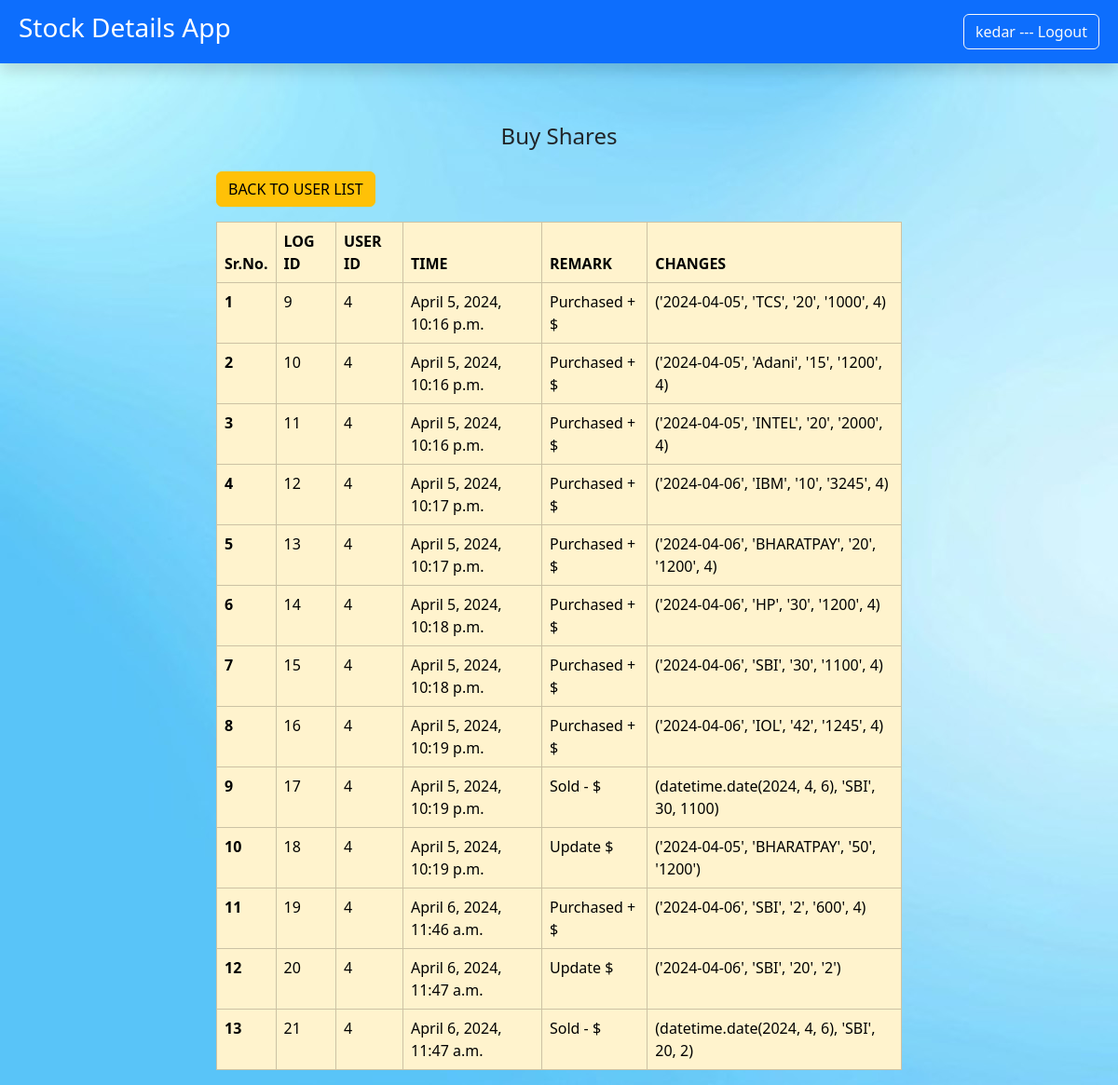
Page /user_logs/4 (signed in) on the committed database.
### sharesapp/models.py (models this page shows)
class UserLogDetails(models.Model):
    log_id=models.BigAutoField(auto_created=True,primary_key=True)
    uid=models.IntegerField()
    time=models.DateTimeField(auto_now=True)
    remark=models.CharField(max_length=250)
    changes=models.CharField(max_length=250)

### sharesapp/views.py (the view)
# urls.py: path('user_logs/<int:id>',views.user_logs,name="USER_LOGS")
@login_required(login_url="LOG_IN")
def user_logs(request,id=None):
    if request.method=="GET" and id!=None :
        userlogs=UserLogDetails.objects.all().filter(uid=id)                #filter log according to user id
    return render(request,'sharesapp/user_logs.html',{'userlogs':userlogs})

### sharesapp/templates/sharesapp/user_logs.html (shortened to what this page needs)
{% extends "base.html" %}
{% block content %}
<div class="container mt-5">
    <div class="row">
        <div class="col-md-8 mx-auto">
          <ul class="nav justify-content-center mt-3">
            <li class="nav-item">
               <h4>Buy Shares</h4>
            </li>
          </ul>
        </div>
    </div>
    <div class="row">
      <div class="col-md-8 mx-auto">
        <a button type="button" class="btn btn-warning mt-3" href="{% url 'USER_LIST' %}">BACK TO USER LIST </a>
        <table class="table table-bordered border-primary mt-3">
            <thead>
                <tr class="table-warning">
                <th scope="col">Sr.No.</th>
                <th scope="col">LOG ID</th>
                <th scope="col">USER ID</th>
                <th scope="col">TIME</th>
                <th scope="col">REMARK</th>
                <th scope="col">CHANGES</th>
                </tr>
            </thead>
            <tbody>
                {% for rec in userlogs %}
                <tr class="table-warning">
                    <th scope="row">{{forloop.counter}}</th>
                    <td>{{ rec.log_id }}</td>
                    <td>{{ rec.uid }}</td>
                    <td>{{ rec.time }}</td>
                    <td>{{ rec.remark }}</td>
                    <td>{{ rec.changes }}</td>
                </tr>
                {% endfor %}
            </tbody>
            </table>
    </div>
</div>
{% endblock content %}

### sharesapp/templates/sharesapp/base.html (shortened to what this page needs)
<!doctype html>
{% load static %}
<html lang="en">
  <head>
    <link href="https://cdn.jsdelivr.net/npm/bootstrap@5.3.2/dist/css/bootstrap.min.css" rel="stylesheet">
  </head>
  <body background="{% static 'images\bg7.jpg' %}" background-repeat: repeat;>
    <nav class="navbar navbar-dark bg-primary shadow p-2 mb-5" style="background-color: #e3f2fd;">
      <div class="container-fluid  ">
        <a class="navbar-brand "><h3> Stock Details App</h3></a>
        <form class="d-flex" role="search">
         {% if request.user.is_authenticated %}
         <a href="{% url "LOG_OUT" %}" class="btn btn-outline-light align-content-lg-end ms-2"> {{ request.user}} --- Logout</a>
         {% else %}
            <a href="{% url "LOG_IN" %}" class="btn btn-outline-light align-content-lg-end ms-2">Log-in</a>
         {% endif %}
        </form>
      </div>
    </nav>
    {% block content %} {% endblock content %}
  </body>
</html>

### rows in the picture
UserLogDetails: log_id "9", uid "4", time "April 5, 2024, 10:16 p.m.", remark "Purchased + $", changes "('2024-04-05', 'TCS', '20', '1000', 4)"
UserLogDetails: log_id "10", uid "4", time "April 5, 2024, 10:16 p.m.", remark "Purchased + $", changes "('2024-04-05', 'Adani', '15', '1200', 4)"
UserLogDetails: log_id "11", uid "4", time "April 5, 2024, 10:16 p.m.", remark "Purchased + $", changes "('2024-04-05', 'INTEL', '20', '2000', 4)"
UserLogDetails: log_id "12", uid "4", time "April 5, 2024, 10:17 p.m.", remark "Purchased + $", changes "('2024-04-06', 'IBM', '10', '3245', 4)"
UserLogDetails: log_id "13", uid "4", time "April 5, 2024, 10:17 p.m.", remark "Purchased + $", changes "('2024-04-06', 'BHARATPAY', '20', '1200', 4)"
UserLogDetails: log_id "14", uid "4", time "April 5, 2024, 10:18 p.m.", remark "Purchased + $", changes "('2024-04-06', 'HP', '30', '1200', 4)"
UserLogDetails: log_id "15", uid "4", time "April 5, 2024, 10:18 p.m.", remark "Purchased + $", changes "('2024-04-06', 'SBI', '30', '1100', 4)"
UserLogDetails: log_id "16", uid "4", time "April 5, 2024, 10:19 p.m.", remark "Purchased + $", changes "('2024-04-06', 'IOL', '42', '1245', 4)"
UserLogDetails: log_id "17", uid "4", time "April 5, 2024, 10:19 p.m.", remark "Sold - $", changes "(datetime.date(2024, 4, 6), 'SBI', 30, 1100)"
UserLogDetails: log_id "18", uid "4", time "April 5, 2024, 10:19 p.m.", remark "Update $", changes "('2024-04-05', 'BHARATPAY', '50', '1200')"
UserLogDetails: log_id "19", uid "4", time "April 6, 2024, 11:46 a.m.", remark "Purchased + $", changes "('2024-04-06', 'SBI', '2', '600', 4)"
UserLogDetails: log_id "20", uid "4", time "April 6, 2024, 11:47 a.m.", remark "Update $", changes "('2024-04-06', 'SBI', '20', '2')"
UserLogDetails: log_id "21", uid "4", time "April 6, 2024, 11:47 a.m.", remark "Sold - $", changes "(datetime.date(2024, 4, 6), 'SBI', 20, 2)"

### other values in the picture
{{ request.user }} "kedar"
